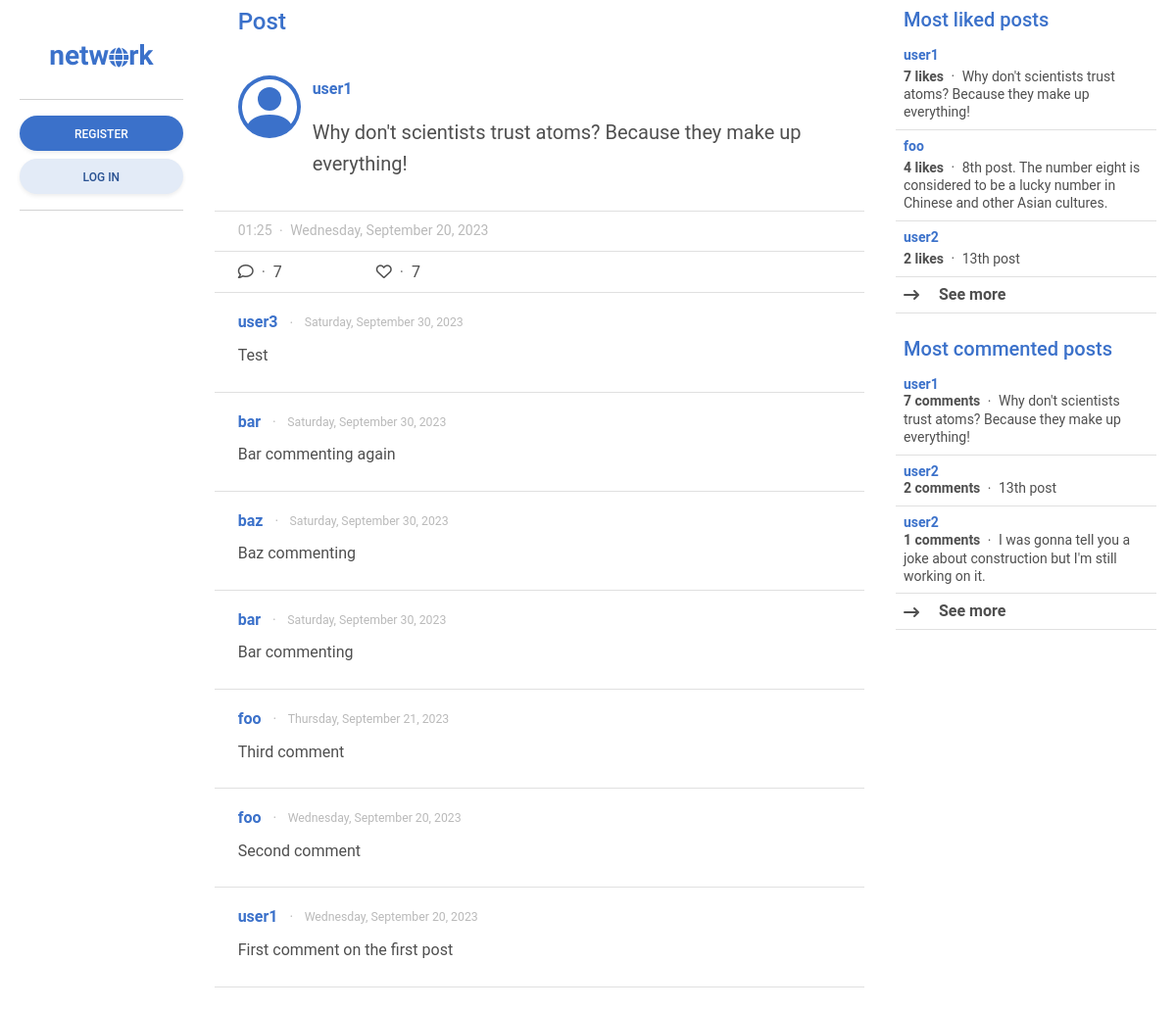
/post/1, run on the app's committed database.
### network/models.py (models this page shows, shortened)
class Post(models.Model):
    content = models.CharField(max_length=255)
    poster = models.ForeignKey(User, on_delete=models.CASCADE, related_name="posts")
    likers = models.ManyToManyField(User, blank=True, related_name="likes")
    date_posted = models.DateTimeField(auto_now_add=True)
    edited = models.BooleanField(default=False)
    def most_liked_posts():
        posts = Post.objects.annotate(likes_count=Count('likers'))
        return posts.order_by('-likes_count')
    def most_commented_posts():
        posts = Post.objects.annotate(comment_count=Count('comments'))
        return posts.order_by('-comment_count')
    class Meta:
        ordering = ["-date_posted"]

class User(AbstractUser):
    pass
    date_joined = models.DateTimeField(auto_now_add=True)
    following = models.ManyToManyField("self", blank=True, related_name="followers", symmetrical=False)
    def most_followed_users():
        users = User.objects.annotate(follower_count=Count('followers'))
        return users.order_by('-follower_count')

class Comment(models.Model):
    main_post = models.ForeignKey(Post, on_delete=models.SET_DEFAULT, default="Post deleted.", related_name="comments")
    comment = models.CharField(max_length=255)
    commenter = models.ForeignKey(User, on_delete=models.CASCADE, related_name="commenter")
    commented = models.DateTimeField(auto_now_add=True)
    class Meta:
        ordering = ["-commented"]

### network/views.py (the view, shortened to what this page needs)
# urls.py: path("post/<int:id>", views.post, name="post"),
def post(request, id):
    most_followed_users = User.most_followed_users()
    most_liked_posts = Post.most_liked_posts()
    most_commented_posts = Post.most_commented_posts()
    post = Post.objects.get(pk=id)
    post_comments = post.comments.all()
    return render(request, "network/post.html", {
        "post": post,
        "post_comments": post_comments,
        "most_followed_users": most_followed_users,
        "most_liked_posts": most_liked_posts,
        "most_commented_posts": most_commented_posts,
    })

### network/templates/network/post.html (shortened to what this page needs)
{% extends "network/layout.html" %}
{% block sidebar_left %}
    {% include "network/sidebar_left.html" %}
{% endblock %}
{% block main %}
    <div class="h4 mb-0 pb-4 pt-2 px-4 text-primary sticky-top transparan">
        Post
    </div>
    <div class="transparan container p-0 border-bottom">
        <div>
            <div class="px-4 pt-3 border-bottom">
                <div class="row">
                    <a href="{% url 'profile' user=post.poster.username %}" class="col-auto">
                    </a>
                    <div class="col p-0">
                        <div class="d-flex justify-content-between align-items-center">
                            <div>
                                <a href="{% url 'profile' user=post.poster.username %}" class="fw-bold text-decoration-none align-middle">
                                    {{ post.poster.username }}
                                </a>
                            </div>
                        </div>
                        <div class="py-3 blockquote">{{ post.content }}</div>
                    </div>
                </div>
            </div>
            <div class="border-bottom py-2 px-4">
                <div class="small text-muted opacity-50">
                    {{ post.date_posted.time|date:"h:i"}}
                    <span class="mx-1 align-middle">&#183;</span>
                    {{post.date_posted.date|date:"l, F j, Y"}}
                </div>
            </div>
            <div class="px-4 py-2 d-flex justify-content-start align-items-center">
                <div class="pe-5" role="button" data-mdb-toggle="modal" data-mdb-target="#comment_modal_{{ post.id }}">
                    <i class="fa-regular fa-comment"></i>
                    <span class="mx-1 text-muted">&#183;</span>
                    {% if post.comments.count %}
                    {{ post.comments.count }}
                    {% else %}
                    0
                    {% endif %}
                </div>
                <div class="px-5">
                    <i {% if user.is_authenticated and user in post.likers.all %} class="fa-solid fa-heart" {% elif
                        user.is_authenticated %} class="fa-regular fa-heart" {% else %} class="fa-regular fa-heart"
                        role="button" data-mdb-toggle="modal" data-mdb-target="#like_post_{{ post.id }}" {% endif %}>
                    </i>
                    <span class="mx-1 text-muted">&#183;</span>
                    <span role="button" data-mdb-toggle="modal" data-mdb-target="#likers_modal_{{ post.id }}">
                        {% if post.likers.count %}
                        {{ post.likers.count }}
                        {% else %}
                        0
                        {% endif %}
                    </span>
                </div>
            </div>
        </div>
    </div>
    <div class="container px-0 pb-4">
        {% include "network/comments.html" with comments=post.comments.all %}
    </div>
{% endblock %}
{% block sidebar_right %}
    {% include "network/sidebar_right.html" %}
{% endblock %}

### network/templates/network/comments.html (shortened to what this page needs)
{% load humanize %}
{% for comment in comments %}
<div class="col px-4 py-3 border-bottom post">
    <div class="d-flex justify-content-between align-items-center">
        <div>
            <a href="{% url 'profile' user=comment.commenter.username %}"
                class="fw-bold text-decoration-none align-middle">
                {{ comment.commenter.username }}
            </a>
            <span class="small text-muted opacity-50 align-middle">
                <span class="mx-2 align-middle">&#183;</span>
                <span class="small align-middle">
                    {{ comment.commented.date|date:"l, F j, Y" }}
                </span>
            </span>
        </div>
    </div>
    <div class="my-2">{{ comment.comment }}</div>
</div>
{% endfor %}

### network/templates/network/sidebar_right.html (shortened to what this page needs)
<div class="mb-4 lh-sm">
    <div class="h5 px-2 text-primary sticky-top transparan">Most liked posts</div>
    <div class="list-group list-group-light list-group-small">
        {% for post in most_liked_posts|slice:":3" %}
        <div class="post p-2 border-bottom small">
            <a href="{% url 'post' id=post.id %}" class="text-body text-decoration-none align-middle">
                <div class="text-primary fw-bold mb-1">{{ post.poster.username }}</div>
                <span class="fw-bold">{{ post.likers.count }} likes</span>
                <span class="mx-1 align-middle">&#183;</span>
                <span>{{post.content}}</span>
            </a>
        </div>
        {% endfor %}
        <div class="fw-bold post p-2 border-bottom" role="button" data-mdb-toggle="modal" data-mdb-target="#most_liked_posts">
            <i class="align-middle me-3 fa-solid fa-arrow-right-long"></i>
            See more
        </div>
    </div>
</div>
<div class="lh-sm">
    <div class="h5 px-2 text-primary">Most commented posts</div>
    <div class="list-group list-group-light list-group-small">
        {% for post in most_commented_posts|slice:":3" %}
        <div class="post p-2 border-bottom small">
            <a href="{% url 'post' id=post.id %}" class="text-body text-decoration-none align-middle">
                <div class="text-primary fw-bold">{{ post.poster.username }}</div>
                <span class="fw-bold">{{ post.comments.count }} comments</span>
                <span class="mx-1 align-middle">&#183;</span>
                {{ post.content }}
            </a>
        </div>
        {% endfor %}
        <div class="fw-bold post p-2 border-bottom" role="button" data-mdb-toggle="modal" data-mdb-target="#most_commented_posts">
            <i class="align-middle me-3 fa-solid fa-arrow-right-long"></i>
            See more
        </div>
    </div>
</div>

### network/static/network/styles.css (style rules this page uses)
.transparan { background: rgba(255, 255, 255, 0.75); backdrop-filter: blur(2px); }

### data on the page
Post: poster.username "user1", content "Why don't scientists trust atoms? Because they make up everything!", date_posted.time "01:25", date_posted "Wednesday, September 20, 2023", comments.count "7", likers.count "7"
Comment: commenter.username "user3", commented "Saturday, September 30, 2023", comment "Test"
Comment: commenter.username "bar", commented "Saturday, September 30, 2023", comment "Bar commenting again"
Comment: commenter.username "baz", commented "Saturday, September 30, 2023", comment "Baz commenting"
Comment: commenter.username "bar", commented "Saturday, September 30, 2023", comment "Bar commenting"
Comment: commenter.username "foo", commented "Thursday, September 21, 2023", comment "Third comment"
Comment: commenter.username "foo", commented "Wednesday, September 20, 2023", comment "Second comment"
Comment: commenter.username "user1", commented "Wednesday, September 20, 2023", comment "First comment on the first post"
Post: poster.username "foo", likers.count "4", content "8th post. The number eight is considered to be a lucky number in Chinese and other Asian cultures."
Post: poster.username "user2", likers.count "2", content "13th post", comments.count "2"
Post: poster.username "user2", comments.count "1", content "I was gonna tell you a joke about construction but I'm still working on it."
